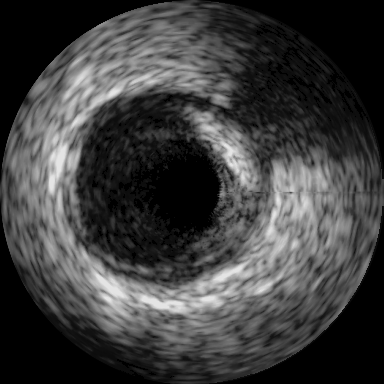
#> input picture COS3401(1-86)/Example/Example_completed/images/frame_ivus.png, 384 x 384 px
$ python Assignment1.py
#> lines starting #> are read from the running program, lines starting #| are printed output that depends on the picture
### COS3401(1-86)/Example/Example_completed/utils.py
# numpy
# matplotlib
# opencv-python

from typing import Any

import cv2
import matplotlib.pyplot as plt
import numpy as np


# [12 lines left out: functions plt_image, cv_show, not called in this run]


def power_gamma(img: cv2.typing.MatLike, gamma: float, *, c: float = 255.0) -> cv2.typing.MatLike:
    table = np.array([i / 255.0 for i in range(256)])
    gam_table = c * (table**gamma)
    gam_table = gam_table.astype(np.uint8)
    return cv2.LUT(normalize(img), gam_table)


def normalize(img: cv2.typing.MatLike) -> cv2.typing.MatLike:
    img = img.astype(np.float32)
    img = (img - img.min()) / (img.max() - img.min()) * 255
    return img.astype(np.uint8)


# [260 lines left out: functions reduce_saturation, rgb_to_cmyk, cmyk_to_rgb, rgb2cmyk, intermean, apply_threshold and 8 more, not called in this run]

### COS3401(1-86)/Example/Example_completed/Assignment1.py
import cv2
import matplotlib.pyplot as plt
import numpy as np
from utils import *

img = cv2.imread("./images/frame_ivus.png", cv2.IMREAD_GRAYSCALE)
#> img is the input picture: shape (384, 384); min 0, max 228, mean 62
print(img.shape)
#| (384, 384)
print(img.dtype)
#| uint8

gamma_img = power_gamma(img, 0.5)
#> in normalize, `img = (img - img.min()) / (img.max() - img.min()) * 255`:
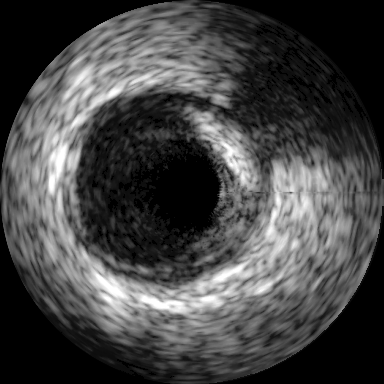
#> img: shape (384, 384) float32; min 0, max 255, mean 69.3
#> in power_gamma, `return cv2.LUT(normalize(img), gam_table)`:
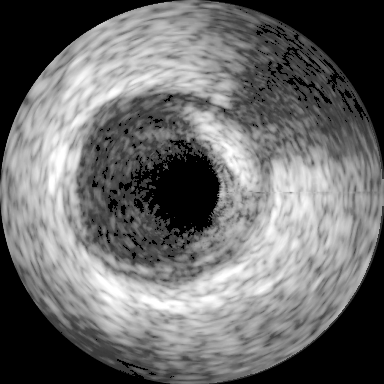
#> returned value: shape (384, 384); min 0, max 255, mean 107.2
print(gamma_img)
#> (printed output is left out)

muls_img = cv2.hconcat([img, gamma_img])
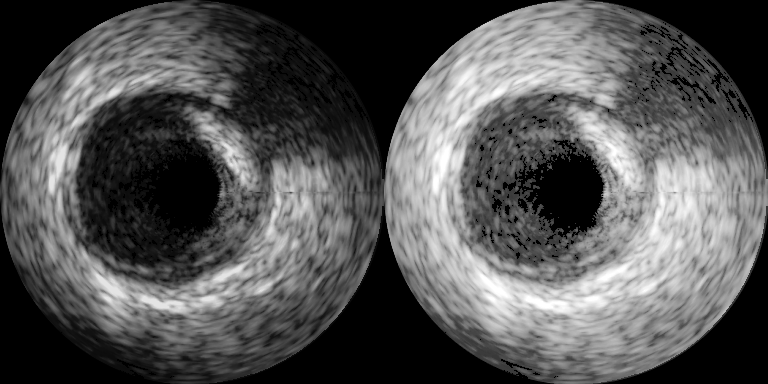
#> muls_img: shape (384, 768); min 0, max 255, mean 84.6
cv2.imwrite('./outs/img2.png', muls_img.astype(np.uint8))

$ run again, with COS3401(1-86)/Example/Example_completed/images/dark_image.png copied over COS3401(1-86)/Example/Example_completed/images/frame_ivus.png
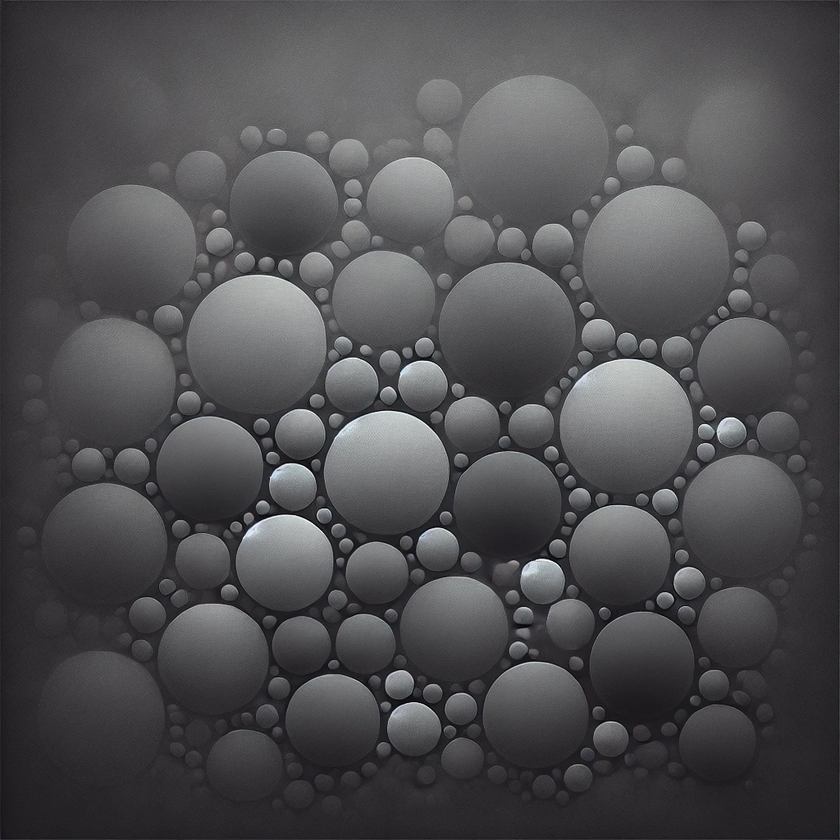
#> input picture COS3401(1-86)/Example/Example_completed/images/dark_image.png, 840 x 840 px, shrunk from 1024 x 1024 before the run
#| (840, 840)
#| uint8
#> in power_gamma, `return cv2.LUT(normalize(img), gam_table)`:
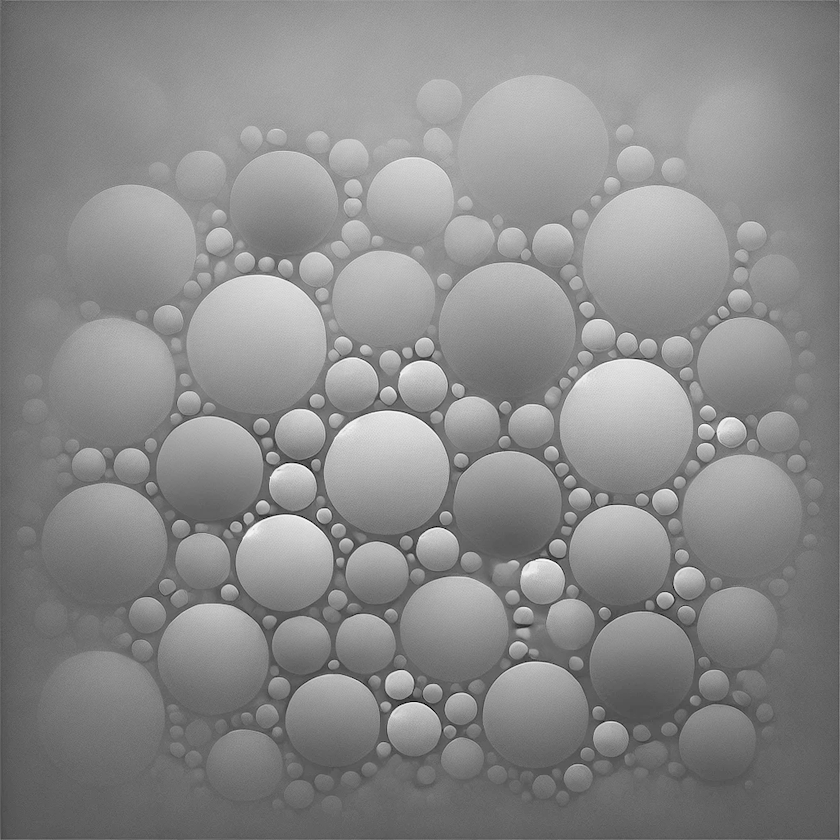
#> returned value: shape (840, 840); min 0, max 255, mean 138.1
#> (printed output is left out)
#> `muls_img = cv2.hconcat([img, gamma_img])`:
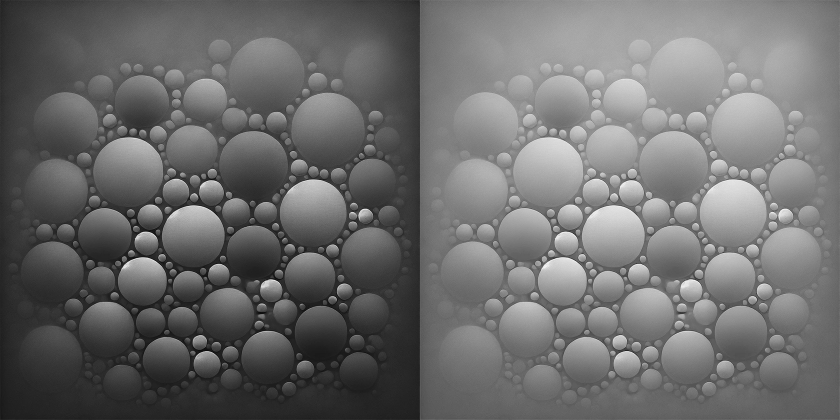
#> muls_img: shape (840, 1680) (shown at 1/2 size); min 0, max 255, mean 108.5
